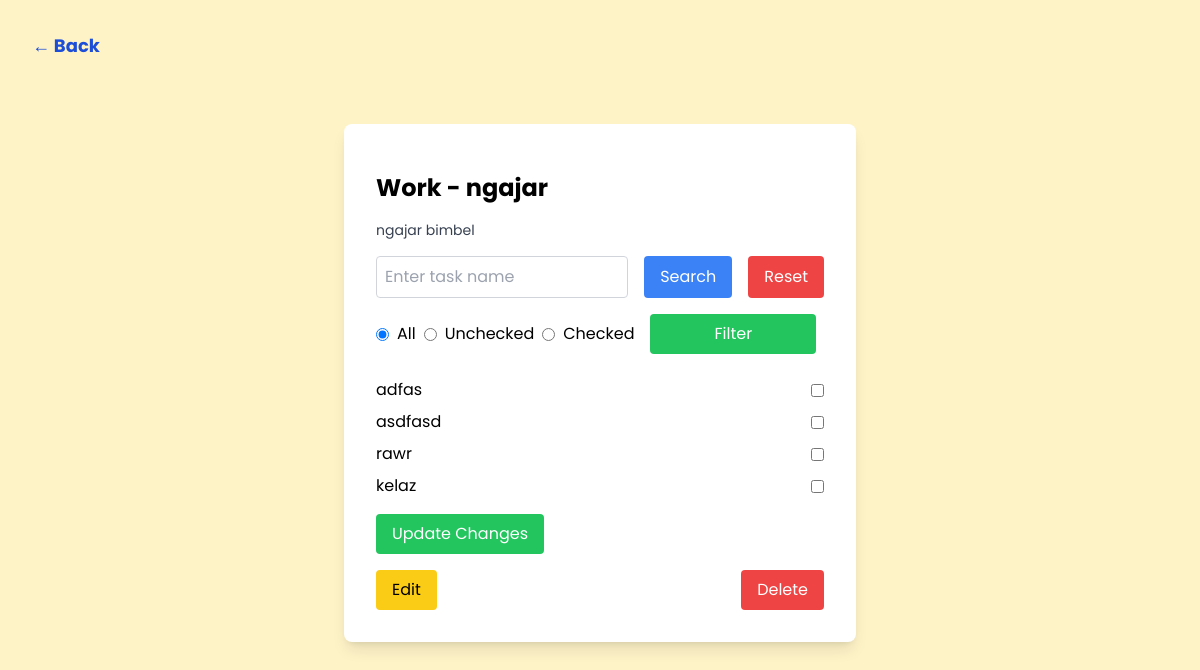
/php/view_todo.php?id=26 (signed in), run on the app's committed database.
### tables this page shows
CREATE TABLE `todo_lists` (
  `id` int(11) NOT NULL,
  `user_id` int(11) NOT NULL,
  `title` varchar(255) NOT NULL,
  `created_at` timestamp NOT NULL DEFAULT current_timestamp(),
  `category` varchar(255) DEFAULT NULL
);

CREATE TABLE `tasks` (
  `id` int(11) NOT NULL,
  `todo_id` int(11) DEFAULT NULL,
  `task` varchar(255) DEFAULT NULL,
  `description` varchar(350) NOT NULL,
  `is_checked` tinyint(1) NOT NULL
);

### php/view_todo.php (the view, shortened to what this page needs)
<?php
require_once('db.php');
$user_id = $_SESSION['user_id'];
$todo_id = isset($_GET['id']) ? intval($_GET['id']) : null;
$search_query = isset($_GET['search']) ? trim($_GET['search']) : '';
$filter = isset($_GET['filter']) ? $_GET['filter'] : 'all';
$task_sql = "SELECT * FROM tasks WHERE todo_id = ?";
$sql = "SELECT * FROM todo_lists WHERE user_id = ? ORDER BY category";
$stmt = $db->prepare($sql);
$stmt->execute([$user_id]);
$lists = $stmt->fetchAll(PDO::FETCH_ASSOC);
?>
<!DOCTYPE html>
<html lang="en">
<head>
    <script src="https://cdn.tailwindcss.com"></script>
</head>
<body class="bg-amber-100 p-8 poppins-regular">
    <a href="dashboard.php" class="text-blue-700 hover:text-blue-500 font-bold text-lg hover:underline">&larr;
        Back</a>
    <div class="max-w-lg mx-auto bg-white shadow-lg rounded-lg p-8 mt-16">
        <?php
        $stmt_tasks = $db->prepare($task_sql);
        if ($search_query) {
            $stmt_tasks->execute([$todo_id, "%$search_query%"]);
        } else {
            $stmt_tasks->execute([$todo_id]);
        }
        $tasks = $stmt_tasks->fetchAll(PDO::FETCH_ASSOC);
        foreach ($tasks as $task):
            if ($todo_id == $task['todo_id']) {
                foreach ($lists as $list):
                    if ($todo_id == $list['id']) {
                        $list_title = $list['title'];
                        $list_category = $list['category'];
                        break;
                    }
                endforeach;
            } else {
                echo "Error";
            }
        endforeach;
        ?>
        <h1 class="text-2xl font-bold my-4"><?= htmlspecialchars($list_category) ?> -
            <?= htmlspecialchars($list_title) ?></h1>
        <p class="text-sm text-gray-700 mb-4">
            <?= htmlspecialchars($tasks[0]['description'] ?? 'No description available') ?></p>
        <form method="GET" action="" class="flex gap-4 mb-4">
            <input type="text" name="search" value="<?= htmlspecialchars($search_query) ?>"
                placeholder="Enter task name" class="border border-gray-300 p-2 rounded w-full">
            <button type="submit" class="bg-blue-500 hover:bg-blue-700 text-white px-4 py-2 rounded">Search</button>
            <button type="button" class="bg-red-500 hover:bg-red-700 text-white px-4 py-2 rounded"
                onclick="window.location.href='<?= htmlspecialchars($_SERVER['PHP_SELF']) ?>?id=<?= htmlspecialchars($todo_id) ?>';">Reset</button>
        </form>
        <form method="GET" action="" class="flex flex-col sm:flex-row items-start sm:items-center gap-4 mb-6">
            <div class="flex flex-col sm:flex-row gap-2">
                <label class="inline-flex items-center">
                    <input type="radio" name="filter" value="all" <?= $filter == 'all' ? 'checked' : '' ?>
                        class="form-radio">
                    <span class="ml-2">All</span>
                </label>
                <label class="inline-flex items-center">
                    <input type="radio" name="filter" value="unchecked" <?= $filter == 'unchecked' ? 'checked' : '' ?>
                        class="form-radio">
                    <span class="ml-2">Unchecked</span>
                </label>
                <label class="inline-flex items-center">
                    <input type="radio" name="filter" value="checked" <?= $filter == 'checked' ? 'checked' : '' ?>
                        class="form-radio">
                    <span class="ml-2">Checked</span>
                </label>
            </div>
            <button type="submit" class="bg-green-500 hover:bg-green-700 text-white px-16 py-2 rounded">Filter</button>
        </form>
        <form method="POST" action="update_tasks.php">
            <ul class="mb-4">
                <?php if (count($tasks) > 0): ?>
                    <?php foreach ($tasks as $task): ?>
                        <li class="flex justify-between items-center mb-2">
                            <span><?= htmlspecialchars($task['task']) ?></span>
                            <input type="checkbox" name="tasks[<?= $task['id'] ?>]" value="1" <?= isset($task['is_checked']) && $task['is_checked'] ? 'checked' : '' ?> class="form-checkbox">
                        </li>
                    <?php endforeach; ?>
                <?php else: ?>
                    <li class="text-gray-700">No tasks found.</li>
                <?php endif; ?>
            </ul>
            <button type="submit" class="bg-green-500 hover:bg-green-600 text-white px-4 py-2 rounded">Update Changes</button>
        </form>
        <div class="flex justify-between items-center mt-4">
            <a href="edit_todo.php?id=<?= $todo_id ?>" class="bg-yellow-400 hover:bg-yellow-200 text-black px-4 py-2 rounded">Edit</a>
            <a href="delete_todo.php?id=<?= $todo_id ?>" onclick="return confirm('Are you sure?')"
                class="bg-red-500 hover:bg-red-700 text-white px-4 py-2 rounded">Delete</a>
        </div>
    </div>
</body>
</html>

### php/view_todo.php (style rules this page uses)
.poppins-regular { font-family: "Poppins", sans-serif; font-weight: 400; font-style: normal; }

### data on the page
todo_lists: category "Work", title "ngajar"
tasks: description "ngajar bimbel", task "adfas"
tasks: task "asdfasd"
tasks: task "rawr"
tasks: task "kelaz"
